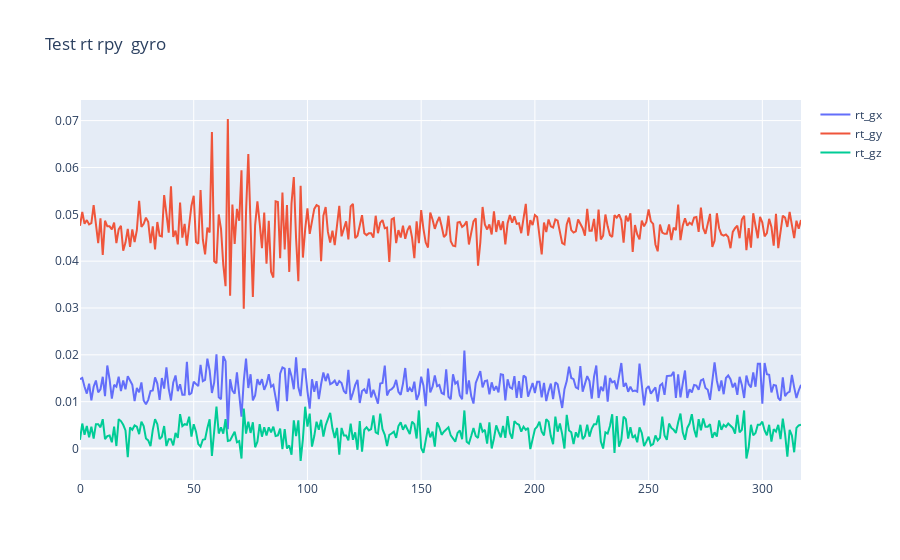
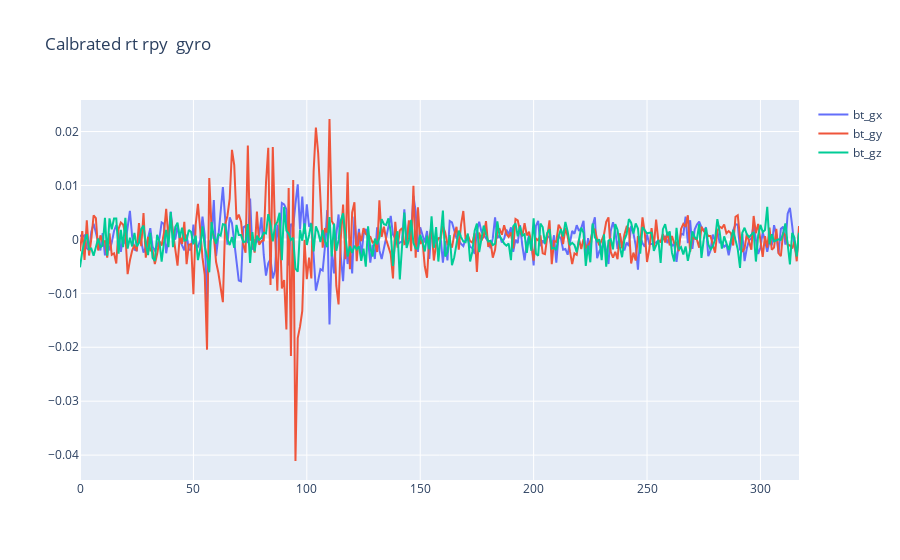
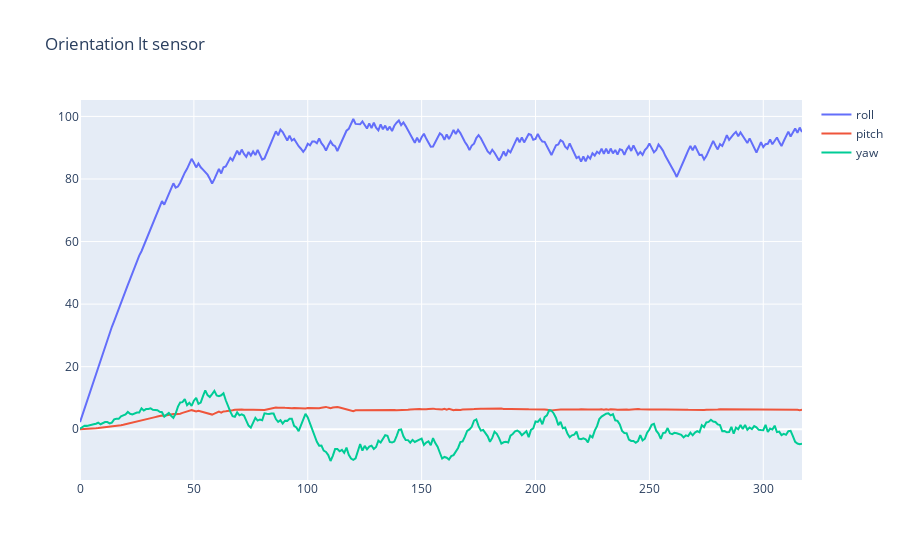

Notebook cell for these charts, in order:
### Code cell
name = 'test'
filename = f"D:/Thesis/{name}/20_ltzzz.csv"

calibration_set = read_csv_file(f"D:/Thesis/calibration/600_calibration.csv")
print(filename) 

IMU_set = read_csv_file(filename)
IMU_set

bt_1,bb_1,lt_1,lb_1,rt_1,rb_1=parse_to_sensors(IMU_set)
bt_outl,bb_outl,lt_outl,lb_outl,rt_outl,rb_outl =  parse_to_sensors(calibration_set)

show_plot(rt_1,'Test rt rpy ',False)
#show_plot(rt_outl,'Test rt rpy ',True) 
calibrated_rt = calibration(bt_1,bt_outl)


show_plot(calibrated_rt,'Calbrated rt rpy ',False)
# show_plot(rt_outl,'Test rt rpy ',True)
    

orientation_rt_t = find_orientation(calibrated_rt)
show_plot(orientation_rt_t,f'Orientation lt sensor')

### Figure 1 — Plotly figure (JSON) as saved in the notebook; plotly's stock layout.template omitted (floating-point values rounded to 4 significant figures; data arrays with more than 128 entries replaced by an {"elided": "..."} marker saying what was removed)
{"data": [{"name": "rt_gx", "type": "scatter", "x": {"elided": "318 int values"}, "y": {"elided": "318 float values"}}, {"name": "rt_gy", "type": "scatter", "x": {"elided": "318 int values"}, "y": {"elided": "318 float values"}}, {"name": "rt_gz", "type": "scatter", "x": {"elided": "318 int values"}, "y": {"elided": "318 float values"}}], "layout": {"title": {"text": "Test rt rpy  gyro"}}}

### Figure 2 — Plotly figure (JSON) as saved in the notebook; plotly's stock layout.template omitted (floating-point values rounded to 4 significant figures; data arrays with more than 128 entries replaced by an {"elided": "..."} marker saying what was removed)
{"data": [{"name": "bt_gx", "type": "scatter", "x": {"elided": "318 int values"}, "y": {"elided": "318 float values"}}, {"name": "bt_gy", "type": "scatter", "x": {"elided": "318 int values"}, "y": {"elided": "318 float values"}}, {"name": "bt_gz", "type": "scatter", "x": {"elided": "318 int values"}, "y": {"elided": "318 float values"}}], "layout": {"title": {"text": "Calbrated rt rpy  gyro"}}}

### Figure 3 — Plotly figure (JSON) as saved in the notebook; plotly's stock layout.template omitted (floating-point values rounded to 4 significant figures; data arrays with more than 128 entries replaced by an {"elided": "..."} marker saying what was removed)
{"data": [{"name": "roll", "type": "scatter", "x": {"elided": "318 int values"}, "y": {"elided": "318 float values"}}, {"name": "pitch", "type": "scatter", "x": {"elided": "318 int values"}, "y": {"elided": "318 float values"}}, {"name": "yaw", "type": "scatter", "x": {"elided": "318 int values"}, "y": {"elided": "318 float values"}}], "layout": {"title": {"text": "Orientation lt sensor"}}}
